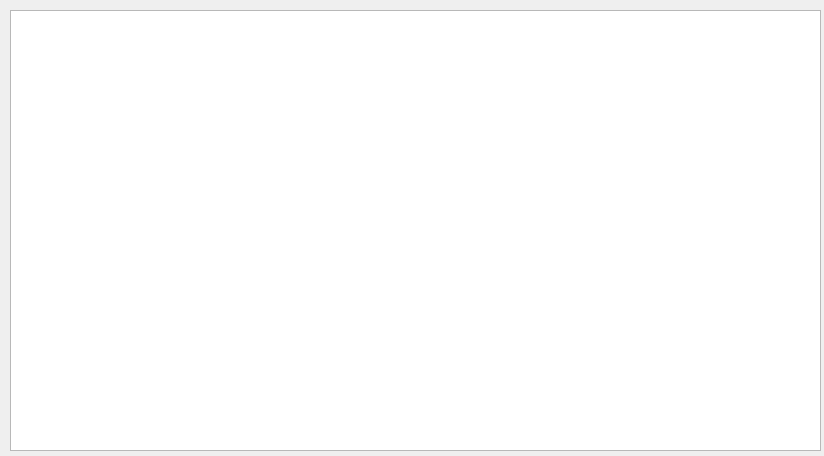
<?xml version="1.0" encoding="UTF-8"?>
<ui version="4.0">
 <class>Dialog</class>
 <widget class="QDialog" name="Dialog">
  <property name="geometry">
   <rect>
    <x>0</x>
    <y>0</y>
    <width>824</width>
    <height>456</height>
   </rect>
  </property>
  <property name="windowTitle">
   <string>Dialog</string>
  </property>
  <widget class="QWidget" name="verticalLayoutWidget">
   <property name="geometry">
    <rect>
     <x>10</x>
     <y>10</y>
     <width>811</width>
     <height>441</height>
    </rect>
   </property>
   <layout class="QVBoxLayout" name="verticalLayout">
    <item>
     <widget class="QTableWidget" name="tableWidget"/>
    </item>
   </layout>
  </widget>
 </widget>
 <resources/>
 <connections/>
</ui>
